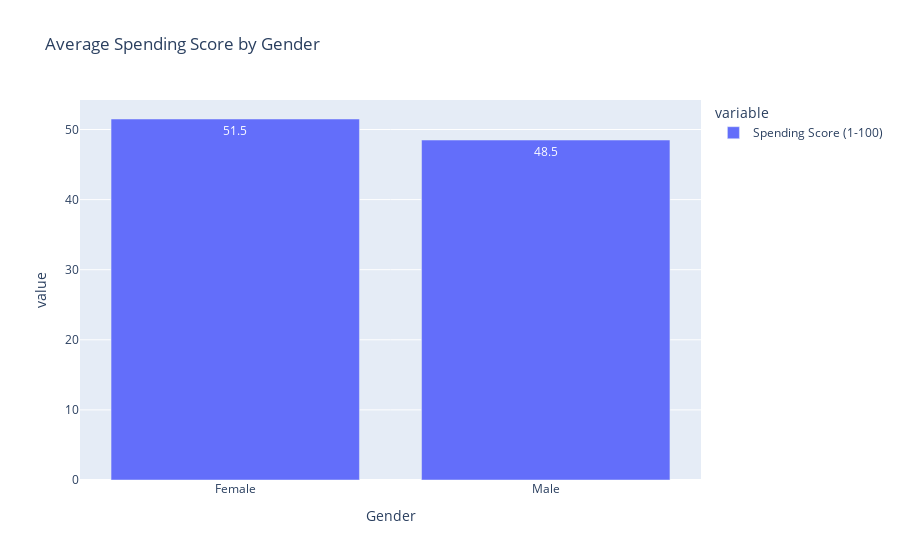

The cell this chart's notebook holds for it:
### Code cell
px.bar(gender_spend, text_auto=True, title='Average Spending Score by Gender')

### Figure 1 — Plotly figure (JSON) as saved in the notebook; plotly's stock layout.template omitted (floating-point values rounded to 4 significant figures)
{"data": [{"hovertemplate": "variable=Spending Score (1-100)<br>Gender=%{x}<br>value=%{y}<extra></extra>", "legendgroup": "Spending Score (1-100)", "marker": {"color": "#636efa", "pattern": {"shape": ""}}, "name": "Spending Score (1-100)", "orientation": "v", "showlegend": true, "textposition": "auto", "texttemplate": "%{y}", "type": "bar", "x": ["Female", "Male"], "xaxis": "x", "y": [51.5, 48.5], "yaxis": "y"}], "layout": {"barmode": "relative", "legend": {"title": {"text": "variable"}, "tracegroupgap": 0}, "title": {"text": "Average Spending Score by Gender"}, "xaxis": {"anchor": "y", "domain": [0, 1], "title": {"text": "Gender"}}, "yaxis": {"anchor": "x", "domain": [0, 1], "title": {"text": "value"}}}}
